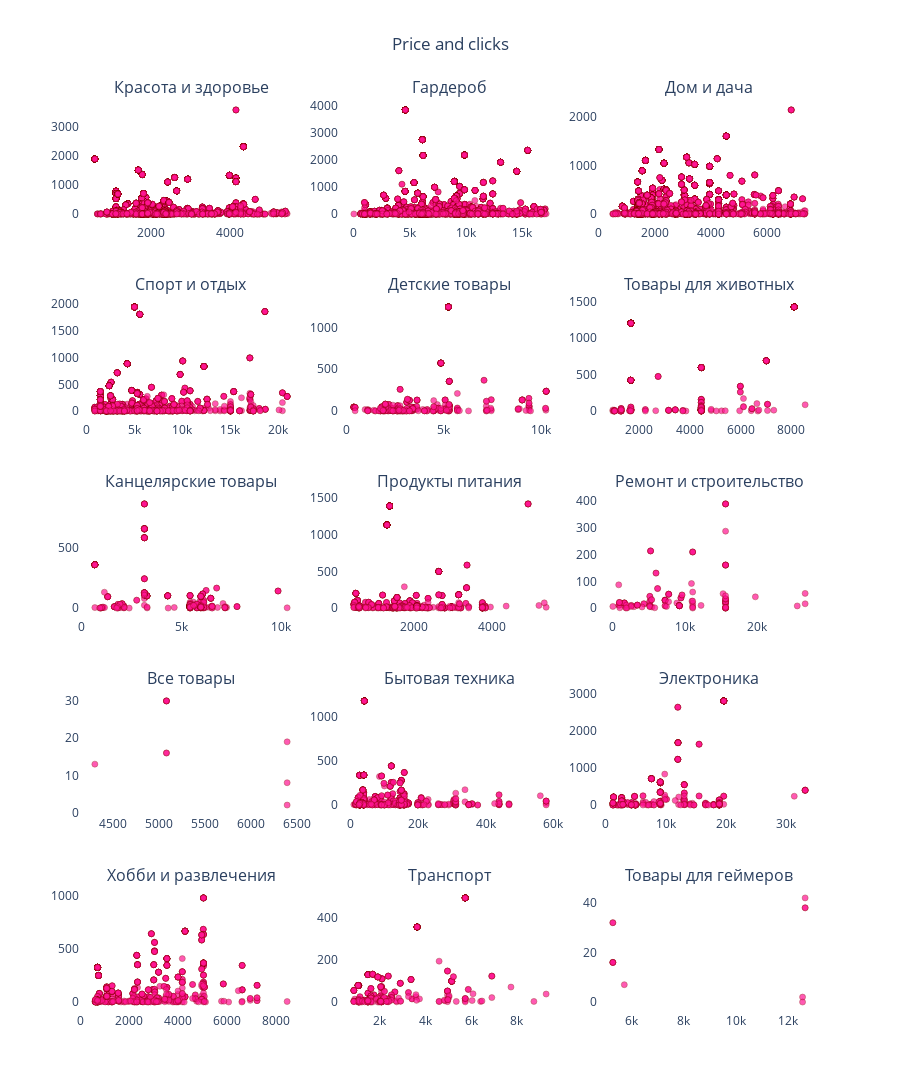

Source (notebook cell):
### Markdown cell above
### Scatters

### Code cell
from plotly.subplots import make_subplots

fig = make_subplots(
    rows=5, cols=3,
    subplot_titles=cat,
    vertical_spacing=0.08,
    horizontal_spacing=0.05
)

for i, group in enumerate(cat):
    group_data = df_offers_and_orders_published_iqr[df_offers_and_orders_published_iqr['category'] == group]

    if len(group_data) == 0:
        continue

    row = i // 3 + 1
    col = i % 3 + 1

    x_values = group_data['price'].values
    y_values = group_data['clicks'].values

    fig.add_trace(
        go.Scatter(
            x=x_values,
            y=y_values,
            mode='markers',
            name=group,
            marker=dict(
                color='deeppink',
                size=6,
                opacity=0.7,
                line=dict(
                    color='darkred',
                    width=0.5
                )
            ),
            showlegend=False
        ),
        row=row, col=col
    )
    
fig.update_layout(
    title_text='Price and clicks',
    title_x=0.5,
    height=1200,
    plot_bgcolor='rgba(0,0,0,0)'
)

fig.show()

### Figure 1 — Plotly figure (JSON) as saved in the notebook; plotly's stock layout.template omitted (floating-point values rounded to 4 significant figures; data arrays with more than 128 entries replaced by an {"elided": "..."} marker saying what was removed)
{"data": [{"marker": {"color": "deeppink", "line": {"color": "darkred", "width": 0.5}, "opacity": 0.7, "size": 6}, "mode": "markers", "name": "Красота и здоровье", "showlegend": false, "type": "scatter", "x": {"elided": "5796 int values"}, "xaxis": "x", "y": {"elided": "5796 int values"}, "yaxis": "y"}, {"marker": {"color": "deeppink", "line": {"color": "darkred", "width": 0.5}, "opacity": 0.7, "size": 6}, "mode": "markers", "name": "Гардероб", "showlegend": false, "type": "scatter", "x": {"elided": "4214 int values"}, "xaxis": "x2", "y": {"elided": "4214 int values"}, "yaxis": "y2"}, {"marker": {"color": "deeppink", "line": {"color": "darkred", "width": 0.5}, "opacity": 0.7, "size": 6}, "mode": "markers", "name": "Дом и дача", "showlegend": false, "type": "scatter", "x": {"elided": "8676 int values"}, "xaxis": "x3", "y": {"elided": "8676 int values"}, "yaxis": "y3"}, {"marker": {"color": "deeppink", "line": {"color": "darkred", "width": 0.5}, "opacity": 0.7, "size": 6}, "mode": "markers", "name": "Спорт и отдых", "showlegend": false, "type": "scatter", "x": {"elided": "1789 int values"}, "xaxis": "x4", "y": {"elided": "1789 int values"}, "yaxis": "y4"}, {"marker": {"color": "deeppink", "line": {"color": "darkred", "width": 0.5}, "opacity": 0.7, "size": 6}, "mode": "markers", "name": "Детские товары", "showlegend": false, "type": "scatter", "x": {"elided": "485 int values"}, "xaxis": "x5", "y": {"elided": "485 int values"}, "yaxis": "y5"}, {"marker": {"color": "deeppink", "line": {"color": "darkred", "width": 0.5}, "opacity": 0.7, "size": 6}, "mode": "markers", "name": "Товары для животных", "showlegend": false, "type": "scatter", "x": {"elided": "627 int values"}, "xaxis": "x6", "y": {"elided": "627 int values"}, "yaxis": "y6"}, {"marker": {"color": "deeppink", "line": {"color": "darkred", "width": 0.5}, "opacity": 0.7, "size": 6}, "mode": "markers", "name": "Канцелярские товары", "showlegend": false, "type": "scatter", "x": {"elided": "395 int values"}, "xaxis": "x7", "y": {"elided": "395 int values"}, "yaxis": "y7"}, {"marker": {"color": "deeppink", "line": {"color": "darkred", "width": 0.5}, "opacity": 0.7, "size": 6}, "mode": "markers", "name": "Продукты питания", "showlegend": false, "type": "scatter", "x": {"elided": "872 int values"}, "xaxis": "x8", "y": {"elided": "872 int values"}, "yaxis": "y8"}, {"marker": {"color": "deeppink", "line": {"color": "darkred", "width": 0.5}, "opacity": 0.7, "size": 6}, "mode": "markers", "name": "Ремонт и строительство", "showlegend": false, "type": "scatter", "x": {"elided": "132 int values"}, "xaxis": "x9", "y": {"elided": "132 int values"}, "yaxis": "y9"}, {"marker": {"color": "deeppink", "line": {"color": "darkred", "width": 0.5}, "opacity": 0.7, "size": 6}, "mode": "markers", "name": "Все товары", "showlegend": false, "type": "scatter", "x": [4305, 5084, 5084, 5084, 5084, 6397, 6397, 5084, 5084, 6397], "xaxis": "x10", "y": [13, 30, 30, 30, 30, 19, 2, 16, 16, 8], "yaxis": "y10"}, {"marker": {"color": "deeppink", "line": {"color": "darkred", "width": 0.5}, "opacity": 0.7, "size": 6}, "mode": "markers", "name": "Бытовая техника", "showlegend": false, "type": "scatter", "x": {"elided": "853 int values"}, "xaxis": "x11", "y": {"elided": "853 int values"}, "yaxis": "y11"}, {"marker": {"color": "deeppink", "line": {"color": "darkred", "width": 0.5}, "opacity": 0.7, "size": 6}, "mode": "markers", "name": "Электроника", "showlegend": false, "type": "scatter", "x": {"elided": "433 int values"}, "xaxis": "x12", "y": {"elided": "433 int values"}, "yaxis": "y12"}, {"marker": {"color": "deeppink", "line": {"color": "darkred", "width": 0.5}, "opacity": 0.7, "size": 6}, "mode": "markers", "name": "Хобби и развлечения", "showlegend": false, "type": "scatter", "x": {"elided": "800 int values"}, "xaxis": "x13", "y": {"elided": "800 int values"}, "yaxis": "y13"}, {"marker": {"color": "deeppink", "line": {"color": "darkred", "width": 0.5}, "opacity": 0.7, "size": 6}, "mode": "markers", "name": "Транспорт", "showlegend": false, "type": "scatter", "x": {"elided": "415 int values"}, "xaxis": "x14", "y": {"elided": "415 int values"}, "yaxis": "y14"}, {"marker": {"color": "deeppink", "line": {"color": "darkred", "width": 0.5}, "opacity": 0.7, "size": 6}, "mode": "markers", "name": "Товары для геймеров", "showlegend": false, "type": "scatter", "x": [5717, 12643, 12643, 12643, 12544, 5278, 5278, 12544, 5278, 5278, 5278, 5278], "xaxis": "x15", "y": [7, 42, 38, 38, 2, 32, 32, 0, 16, 16, 16, 16], "yaxis": "y15"}], "layout": {"annotations": [{"font": {"size": 16}, "showarrow": false, "text": "Красота и здоровье", "x": 0.15, "xanchor": "center", "xref": "paper", "y": 1.0, "yanchor": "bottom", "yref": "paper"}, {"font": {"size": 16}, "showarrow": false, "text": "Гардероб", "x": 0.5, "xanchor": "center", "xref": "paper", "y": 1.0, "yanchor": "bottom", "yref": "paper"}, {"font": {"size": 16}, "showarrow": false, "text": "Дом и дача", "x": 0.85, "xanchor": "center", "xref": "paper", "y": 1.0, "yanchor": "bottom", "yref": "paper"}, {"font": {"size": 16}, "showarrow": false, "text": "Спорт и отдых", "x": 0.15, "xanchor": "center", "xref": "paper", "y": 0.784, "yanchor": "bottom", "yref": "paper"}, {"font": {"size": 16}, "showarrow": false, "text": "Детские товары", "x": 0.5, "xanchor": "center", "xref": "paper", "y": 0.784, "yanchor": "bottom", "yref": "paper"}, {"font": {"size": 16}, "showarrow": false, "text": "Товары для животных", "x": 0.85, "xanchor": "center", "xref": "paper", "y": 0.784, "yanchor": "bottom", "yref": "paper"}, {"font": {"size": 16}, "showarrow": false, "text": "Канцелярские товары", "x": 0.15, "xanchor": "center", "xref": "paper", "y": 0.568, "yanchor": "bottom", "yref": "paper"}, {"font": {"size": 16}, "showarrow": false, "text": "Продукты питания", "x": 0.5, "xanchor": "center", "xref": "paper", "y": 0.568, "yanchor": "bottom", "yref": "paper"}, {"font": {"size": 16}, "showarrow": false, "text": "Ремонт и строительство", "x": 0.85, "xanchor": "center", "xref": "paper", "y": 0.568, "yanchor": "bottom", "yref": "paper"}, {"font": {"size": 16}, "showarrow": false, "text": "Все товары", "x": 0.15, "xanchor": "center", "xref": "paper", "y": 0.352, "yanchor": "bottom", "yref": "paper"}, {"font": {"size": 16}, "showarrow": false, "text": "Бытовая техника", "x": 0.5, "xanchor": "center", "xref": "paper", "y": 0.352, "yanchor": "bottom", "yref": "paper"}, {"font": {"size": 16}, "showarrow": false, "text": "Электроника", "x": 0.85, "xanchor": "center", "xref": "paper", "y": 0.352, "yanchor": "bottom", "yref": "paper"}, {"font": {"size": 16}, "showarrow": false, "text": "Хобби и развлечения", "x": 0.15, "xanchor": "center", "xref": "paper", "y": 0.136, "yanchor": "bottom", "yref": "paper"}, {"font": {"size": 16}, "showarrow": false, "text": "Транспорт", "x": 0.5, "xanchor": "center", "xref": "paper", "y": 0.136, "yanchor": "bottom", "yref": "paper"}, {"font": {"size": 16}, "showarrow": false, "text": "Товары для геймеров", "x": 0.85, "xanchor": "center", "xref": "paper", "y": 0.136, "yanchor": "bottom", "yref": "paper"}], "height": 1200, "plot_bgcolor": "rgba(0,0,0,0)", "title": {"text": "Price and clicks", "x": 0.5}, "xaxis": {"anchor": "y", "domain": [0, 0.3]}, "xaxis10": {"anchor": "y10", "domain": [0, 0.3]}, "xaxis11": {"anchor": "y11", "domain": [0.35, 0.65]}, "xaxis12": {"anchor": "y12", "domain": [0.7, 1]}, "xaxis13": {"anchor": "y13", "domain": [0, 0.3]}, "xaxis14": {"anchor": "y14", "domain": [0.35, 0.65]}, "xaxis15": {"anchor": "y15", "domain": [0.7, 1]}, "xaxis2": {"anchor": "y2", "domain": [0.35, 0.65]}, "xaxis3": {"anchor": "y3", "domain": [0.7, 1]}, "xaxis4": {"anchor": "y4", "domain": [0, 0.3]}, "xaxis5": {"anchor": "y5", "domain": [0.35, 0.65]}, "xaxis6": {"anchor": "y6", "domain": [0.7, 1]}, "xaxis7": {"anchor": "y7", "domain": [0, 0.3]}, "xaxis8": {"anchor": "y8", "domain": [0.35, 0.65]}, "xaxis9": {"anchor": "y9", "domain": [0.7, 1]}, "yaxis": {"anchor": "x", "domain": [0.864, 1.0]}, "yaxis10": {"anchor": "x10", "domain": [0.216, 0.352]}, "yaxis11": {"anchor": "x11", "domain": [0.216, 0.352]}, "yaxis12": {"anchor": "x12", "domain": [0.216, 0.352]}, "yaxis13": {"anchor": "x13", "domain": [0, 0.136]}, "yaxis14": {"anchor": "x14", "domain": [0, 0.136]}, "yaxis15": {"anchor": "x15", "domain": [0, 0.136]}, "yaxis2": {"anchor": "x2", "domain": [0.864, 1.0]}, "yaxis3": {"anchor": "x3", "domain": [0.864, 1.0]}, "yaxis4": {"anchor": "x4", "domain": [0.648, 0.784]}, "yaxis5": {"anchor": "x5", "domain": [0.648, 0.784]}, "yaxis6": {"anchor": "x6", "domain": [0.648, 0.784]}, "yaxis7": {"anchor": "x7", "domain": [0.432, 0.568]}, "yaxis8": {"anchor": "x8", "domain": [0.432, 0.568]}, "yaxis9": {"anchor": "x9", "domain": [0.432, 0.568]}}}
